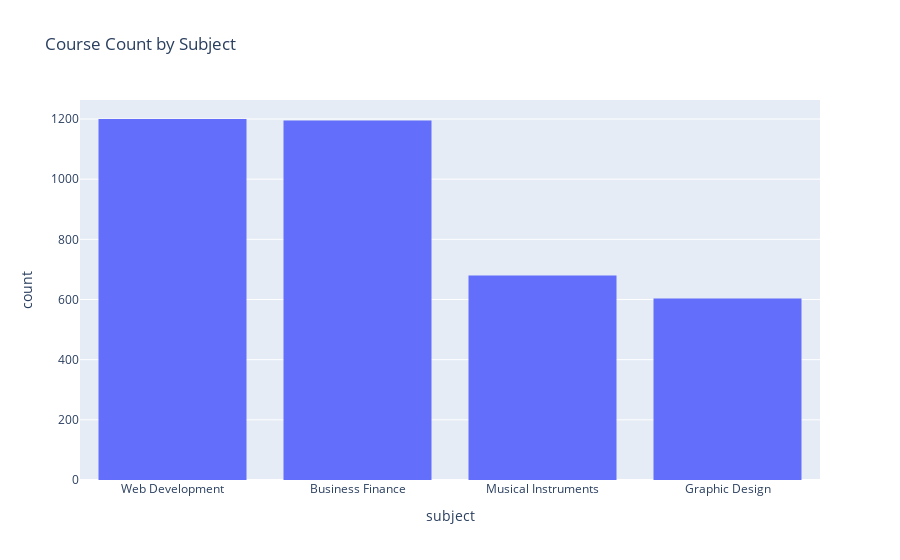

Source (notebook cell):
### Markdown cell above
- Overall 33% of the Udemy Courses are from Web Development and 32% of the Udemy Courses are from Business Finance area.
- Courses on Business Finance and Web Development subjects covers almost 2 out of 3 course selection.

### Code cell
fig = px.histogram(df, x="subject", title='Course Count by Subject')
fig.update_layout(xaxis={'categoryorder':'total descending'})
fig.show()

### Figure 1 — Plotly figure (JSON) as saved in the notebook; plotly's stock layout.template omitted (floating-point values rounded to 4 significant figures; data arrays with more than 128 entries replaced by an {"elided": "..."} marker saying what was removed)
{"data": [{"alignmentgroup": "True", "bingroup": "x", "hovertemplate": "subject=%{x}<br>count=%{y}<extra></extra>", "legendgroup": "", "marker": {"color": "#636efa", "pattern": {"shape": ""}}, "name": "", "offsetgroup": "", "orientation": "v", "showlegend": false, "type": "histogram", "x": {"elided": "3678 str values"}, "xaxis": "x", "yaxis": "y"}], "layout": {"barmode": "relative", "legend": {"tracegroupgap": 0}, "title": {"text": "Course Count by Subject"}, "xaxis": {"anchor": "y", "categoryorder": "total descending", "domain": [0, 1], "title": {"text": "subject"}}, "yaxis": {"anchor": "x", "domain": [0, 1], "title": {"text": "count"}}}}
